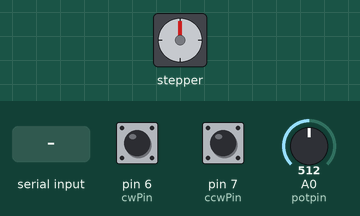
A sketch run on a simulated Arduino Uno, built with avr-gcc and run on an emulated ATmega328P. Shown: stepper motor. The test bench sets the inputs (shaded band); at power-on: pin 6 (cwPin) HIGH, pin 7 (ccwPin) HIGH, A0 (potpin) = 512. Stepper angles assume 200 steps per turn; what the sketch prints to the serial monitor is not drawn.

Above: at 1.3 s.
1.4 s: pin 6 (cwPin) pulled LOW for 0.15 s
At 3.2 s:
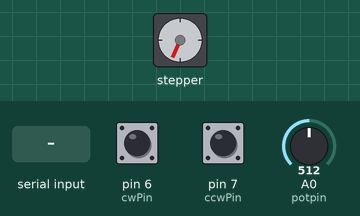
3.6 s: "B,45\n" received over Serial
At 5.2 s:
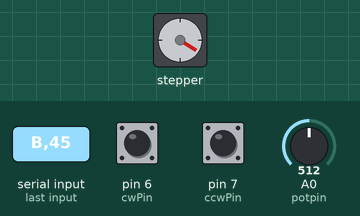
5.7 s: "E\n" received over Serial
At 6.15 s:
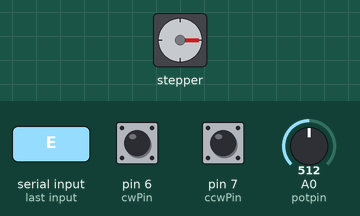
8.1 s: "C,45\n" received over Serial
At 9.8 s:
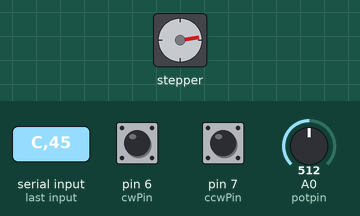
10.2 s: "e\n" received over Serial
At 10.66 s:
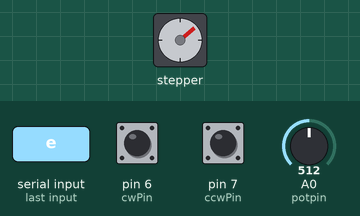
12.3 s: pin 7 (ccwPin) pulled LOW for 3.2 s
At 17.3 s:
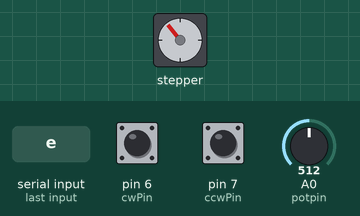
Timing chart, 0 to 18.0 s (numbered marks = the images above; inputs shaded):
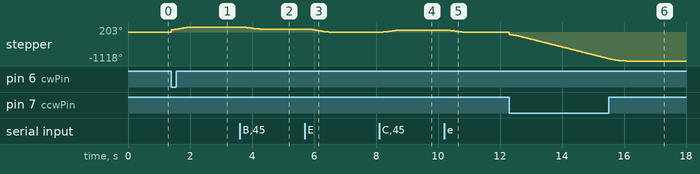

Measured:
- after the input at 1.4 s, stepper: turns 203° clockwise in 0.73 s, starting at once
- after the input at 3.6 s, stepper: turns 81° counter-clockwise in 0.68 s, starting at once
- after the input at 5.7 s, stepper: turns 122° counter-clockwise in 0.91 s, starting at once
- after the input at 8.1 s, stepper: turns 81° clockwise in 0.68 s, starting at once
- after the input at 10.2 s, stepper: turns 81° counter-clockwise in 0.68 s, starting at once
- after the input at 12.3 s, stepper: turns 1118° counter-clockwise in 3.8 s, starting at once

The sketch:

EQFocuserStepper-EasyDriver-NEMA17-Geared.ino
```cpp
// EQ Simple Focuser
// Arduino code in controlling an absolute focuser
// using a stepper motor

#include <AccelStepper.h>

// Define the stepper and the pins it will use
AccelStepper stepper1(AccelStepper::DRIVER, 8, 9);

// for command purposes
String inputString = "";
int step = 0;
int backlashStep = 0;
String lastDirection = "NONE"; //"OUTWARD"
String currentDirection = "NONE";

// for pin values
int ccwPin = 7;
int cwPin = 6;
int ccwVal = 0;
int cwVal = 0;

// for the variable resistor
int potpin = 0;
int variableResistorValue = 10;
int oldVariableResistorValue = 10;

// for manual control
long toPosition;
bool positionReported = false;


void setup() {
  Serial.begin(115200);
  Serial.println("EQFOCUSER_STEPPER#");

  stepper1.setMaxSpeed(300.0);
  stepper1.setAcceleration(300.0);
//  stepper1.setPinsInverted(true, false, false);
  stepper1.setSpeed(300);

  inputString.reserve(200);

  pinMode(ccwPin, INPUT_PULLUP);
  pinMode(cwPin, INPUT_PULLUP);
}


void loop() {
  variableResistorValue = analogRead(potpin);

  cwVal = digitalRead(cwPin);
  ccwVal = digitalRead(ccwPin);

  if (ccwVal == LOW || cwVal == LOW) {
    //    if (oldVariableResistorValue < variableResistorValue - 5 || oldVariableResistorValue > variableResistorValue + 5 ){
    //      // set the max acceleration
    //      stepper1.setAcceleration(variableResistorValue / 102.4);
    //      oldVariableResistorValue = variableResistorValue;
    //      Serial.print("Changing Value of acceleration");
    //      Serial.println(oldVariableResistorValue);
    //    }
    // the PULLUP Pins are pressed
    Serial.print("MOVING:");
    if (ccwVal == LOW) {
      toPosition = stepper1.currentPosition() - variableResistorValue / 10;
      Serial.print(toPosition);
      applyBacklashStep(toPosition, lastDirection, "INWARD");
//      stepper1.moveTo(toPosition);
      lastDirection = "INWARD";

    }
    if (cwVal == LOW) {
      toPosition = stepper1.currentPosition() + variableResistorValue / 10;
      Serial.print(toPosition);
      applyBacklashStep(toPosition, lastDirection, "OUTWARD");
//      stepper1.moveTo(toPosition);
      lastDirection = "OUTWARD";
    }
    Serial.println("#");
    stepper1.run();

    if (toPosition == stepper1.currentPosition()) {
      // the stepper is not really moving here so just report the posiiton
      reportPosition();
    }
  }
  else {
    if (stepper1.distanceToGo() != 0) {
      // let the stepper finish the movement
      stepper1.run();
      positionReported = false;
    }
    if (stepper1.distanceToGo() == 0 && !positionReported) {
      reportPosition();
      delay(500);
      positionReported = true;
    }
  }
}

void reportPosition() {
  Serial.print("POSITION:");
  Serial.print(stepper1.currentPosition());
  Serial.println("#");
}

// test if direction is the same, otherwise apply backlash step
// this method is only applicable for manual focusing changes
void applyBacklashStep(int toPosition, String lastDirection, String currentDirection){
  if (lastDirection == currentDirection){
    // no backlash
    stepper1.moveTo(toPosition);
  }
  else {
    // apply backlash
    stepper1.moveTo(toPosition + backlashStep);
    stepper1.setCurrentPosition(toPosition - backlashStep);
  }
}

/**
* process the command we recieved from the client
* command format is <Letter><Space><Integer>
* i.e. A 500 ---- Fast Rewind with 500 steps
*/
void serialCommand(String commandString) {
  char _command = commandString.charAt(0);
  int _step = commandString.substring(2).toInt();
  String _answer = "";
  int _currentPosition = stepper1.currentPosition();
  int _newPosition = _currentPosition;
  int _backlashStep;


  switch (_command) {
  case 'A':  // FAST REVERSE "<<"
  case 'a': _newPosition = _currentPosition - ( _step * 2 );
            currentDirection = "INWARD";
    break;
  case 'B':  // REVERSE "<"
  case 'b': _newPosition = _currentPosition - _step;
            currentDirection = "INWARD";
    break;
  case 'C':  // FORWARD ">"
  case 'c': _newPosition = _currentPosition + _step;
            currentDirection = "OUTWARD";
    break;
  case 'D':  // FAST FORWARD ">>"
  case 'd': _newPosition = _currentPosition + ( _step * 2 );
            currentDirection = "OUTWARD";
    break;
  case 'E':  // MOVE TO POSITION
  case 'e': _newPosition = _step;
    break;
  case 'F':  // GET CURRENT POSITION
  case 'f': _answer += _currentPosition;
    break;
  case 'G':  // SET POSITION TO 0
  case 'g': _newPosition = 0;
    _currentPosition = 0;
    stepper1.setCurrentPosition(0);
    break;
  case 'H':  // SET ACCELERATION
  case 'h': _newPosition = _currentPosition; // non move command
    stepper1.setAcceleration(_step);
    _answer += "SET-ACCELERATION:";
    _answer += _step;
    break;
  case 'I':  // SET SPEED
    _newPosition = _currentPosition; // non move command
    stepper1.setSpeed(_step);
    _answer += "SET-SPEED:";
    _answer += _step;
    break;
  case 'i':  // GET SPEED
    _newPosition = _currentPosition; // non move command
    _answer += "GET-SPEED:";
    _answer += stepper1.speed();
    break;
  case 'J':  // SET MAX SPEED
  case 'j':  _newPosition = _currentPosition; // non move command
    stepper1.setMaxSpeed(_step);
    _answer += "SET-MAXSPEED:";
    _answer += _step;
    break;
  case 'k': // GET TEMPERATURE / HUMIDITY
    _newPosition = _currentPosition; // non move command
    break;
  case 'L' :
  case 'l' :
    backlashStep = _step;
    _answer += "SET-BACKLASHSTEP:";
    _answer += _step;
    break;
  case 'X':  // GET STATUS - may not be needed
  case 'x':
    stepper1.stop();
    break;
  case 'Y':  // DIRECTION
  case 'y':
    stepper1.setPinsInverted(_step, false, false);
    _answer += "SET-DIRECTION:";
    _answer += _step;
    break;
  case 'Z':  // IDENTIFY
  case 'z':  _answer += "EQFOCUSER_STEPPER";
    break;
  default:
    _answer += "EQFOCUSER_STEPPER";
    break;
  }

  if (_newPosition != _currentPosition) {
    if (lastDirection != "NONE"){
      if (stepper1.currentPosition() < _newPosition){
        // moving forward
        currentDirection == "OUTWARD";
      }
      if (stepper1.currentPosition() > _newPosition){
        // moving backward
        currentDirection == "INWARD";
      }
      Serial.print(lastDirection);Serial.print("===");Serial.println(currentDirection);
      if (lastDirection != currentDirection){
        if (currentDirection == "OUTWARD") _newPosition = _newPosition + backlashStep;
        if (currentDirection == "INWARD") _newPosition = _newPosition - backlashStep;
      }
      else {
        _backlashStep = 0;
      }
    }

    // a move command was issued
    Serial.print("MOVING:");
    Serial.print(_newPosition);
    Serial.println("#");
    //    stepper1.runToNewPosition(_newPosition);  // this will block the execution
    stepper1.moveTo(_newPosition);
    stepper1.runSpeedToPosition();
    lastDirection = currentDirection;
    _answer += "POSITION:";
    _answer += stepper1.currentPosition();
  }


  Serial.print(_answer);
  Serial.println("#");
}

/**
* handler for the serial communicationes
* calls the SerialCommand whenever a new command is received
*/
void serialEvent() {
  while (Serial.available()) {
    char inChar = (char)Serial.read();
    inputString += inChar;
    if (inChar == '\n') {
      serialCommand(inputString);
      inputString = "";
    }
  }
}
```
